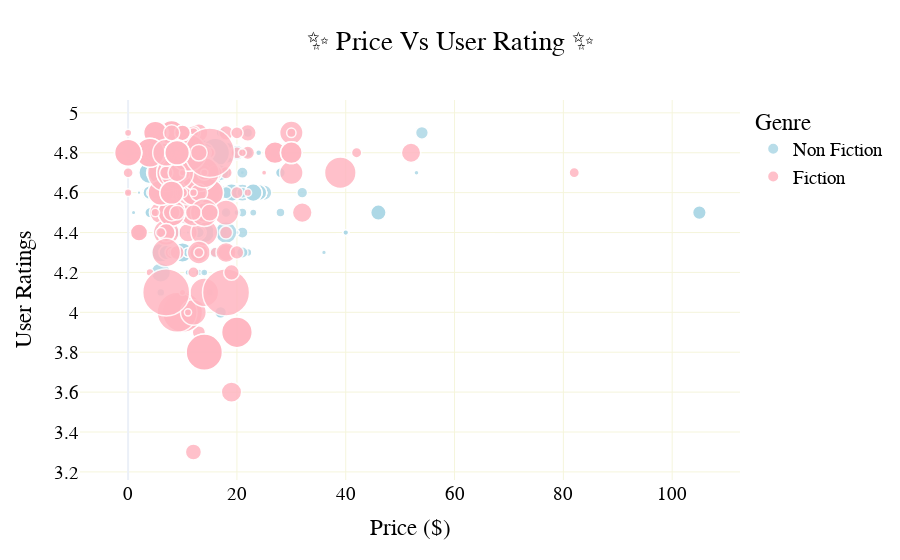

Notebook code for this chart:
### Code cell
import plotly.express as px
cute_palette = {
    "Non Fiction": "lightblue",
    "Fiction": "lightpink"
}
fig = px.scatter(
    df,
    x = "Price",
    y = "User Rating",
    color = "Genre",
    color_discrete_map = cute_palette,
    size = "Reviews",
    size_max = 35,
    hover_name = "Name",
    hover_data = "Author",
    title = "✨ Price Vs User Rating ✨",
    opacity = 0.85,
    template='plotly_white'
)
fig.update_traces(
    marker = dict(line = dict(width = 1.5, color = 'white'))
)
fig.update_layout(
    font = dict(family = "Times New Roman", size = 19, color = "black"),
    title_x = 0.5,
    xaxis_title = "Price ($)",
    yaxis_title = "User Ratings",
    plot_bgcolor = "white",
    xaxis = dict(showgrid = True, gridcolor = "beige"),
    yaxis = dict(showgrid = True, gridcolor = "beige")
)
fig.show()

### Figure 1 — Plotly figure (JSON) as saved in the notebook; plotly's stock layout.template omitted (floating-point values rounded to 4 significant figures; data arrays with more than 128 entries replaced by an {"elided": "..."} marker saying what was removed)
{"data": [{"customdata": {"elided": "310x1 str values"}, "hovertemplate": "<b>%{hovertext}</b><br><br>Genre=Non Fiction<br>Price=%{x}<br>User Rating=%{y}<br>Reviews=%{marker.size}<br>Author=%{customdata[0]}<extra></extra>", "hovertext": {"elided": "310 str values"}, "legendgroup": "Non Fiction", "marker": {"color": "lightblue", "line": {"color": "white", "width": 1.5}, "opacity": 0.85, "size": {"elided": "310 int values"}, "sizemode": "area", "sizeref": 71.71, "symbol": "circle"}, "mode": "markers", "name": "Non Fiction", "orientation": "v", "showlegend": true, "type": "scatter", "x": {"elided": "310 int values"}, "xaxis": "x", "y": {"elided": "310 float values"}, "yaxis": "y"}, {"customdata": {"elided": "240x1 str values"}, "hovertemplate": "<b>%{hovertext}</b><br><br>Genre=Fiction<br>Price=%{x}<br>User Rating=%{y}<br>Reviews=%{marker.size}<br>Author=%{customdata[0]}<extra></extra>", "hovertext": {"elided": "240 str values"}, "legendgroup": "Fiction", "marker": {"color": "lightpink", "line": {"color": "white", "width": 1.5}, "opacity": 0.85, "size": {"elided": "240 int values"}, "sizemode": "area", "sizeref": 71.71, "symbol": "circle"}, "mode": "markers", "name": "Fiction", "orientation": "v", "showlegend": true, "type": "scatter", "x": {"elided": "240 int values"}, "xaxis": "x", "y": {"elided": "240 float values"}, "yaxis": "y"}], "layout": {"font": {"color": "black", "family": "Times New Roman", "size": 19}, "legend": {"itemsizing": "constant", "title": {"text": "Genre"}, "tracegroupgap": 0}, "plot_bgcolor": "white", "title": {"text": "✨ Price Vs User Rating ✨", "x": 0.5}, "xaxis": {"anchor": "y", "domain": [0, 1], "gridcolor": "beige", "showgrid": true, "title": {"text": "Price ($)"}}, "yaxis": {"anchor": "x", "domain": [0, 1], "gridcolor": "beige", "showgrid": true, "title": {"text": "User Ratings"}}}}
